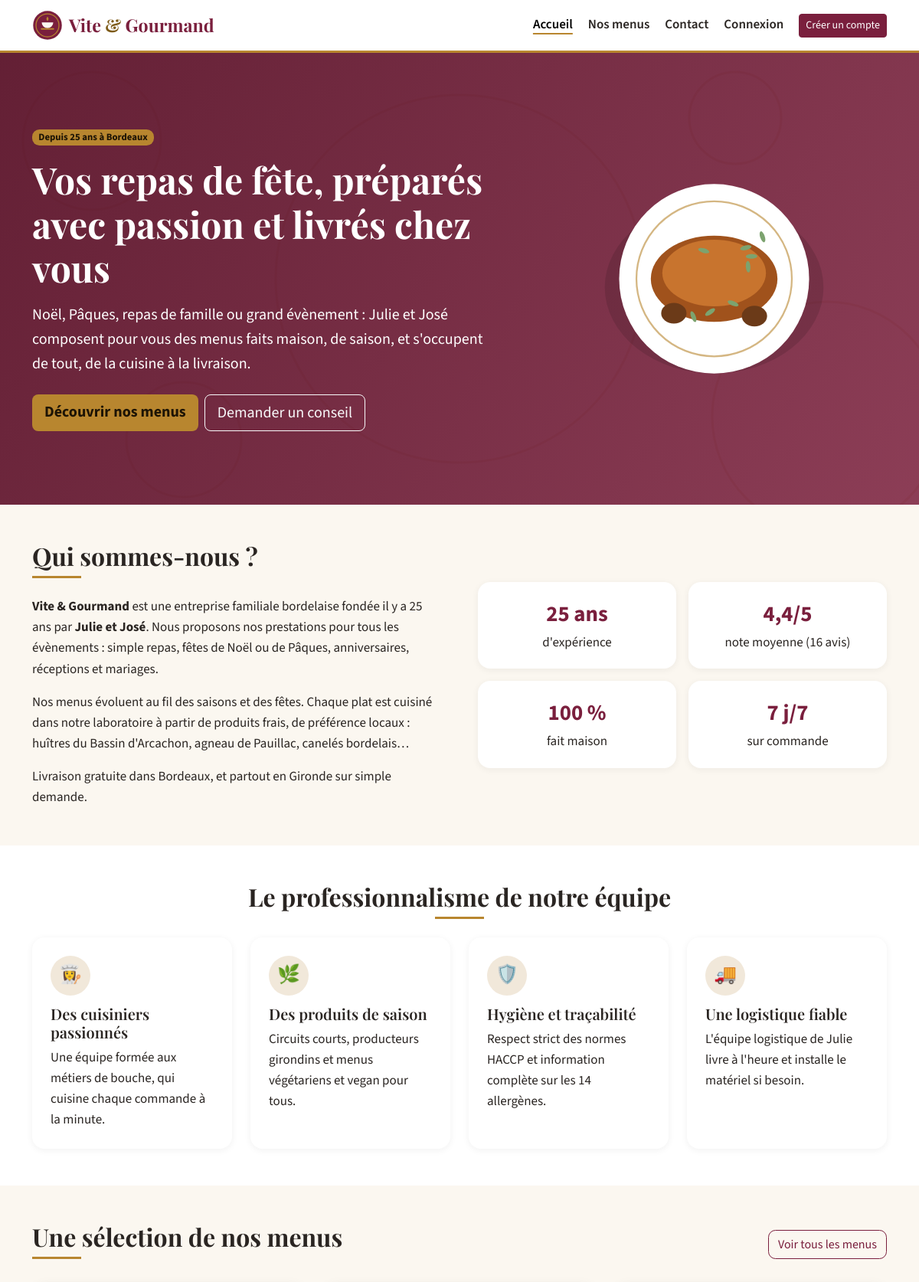
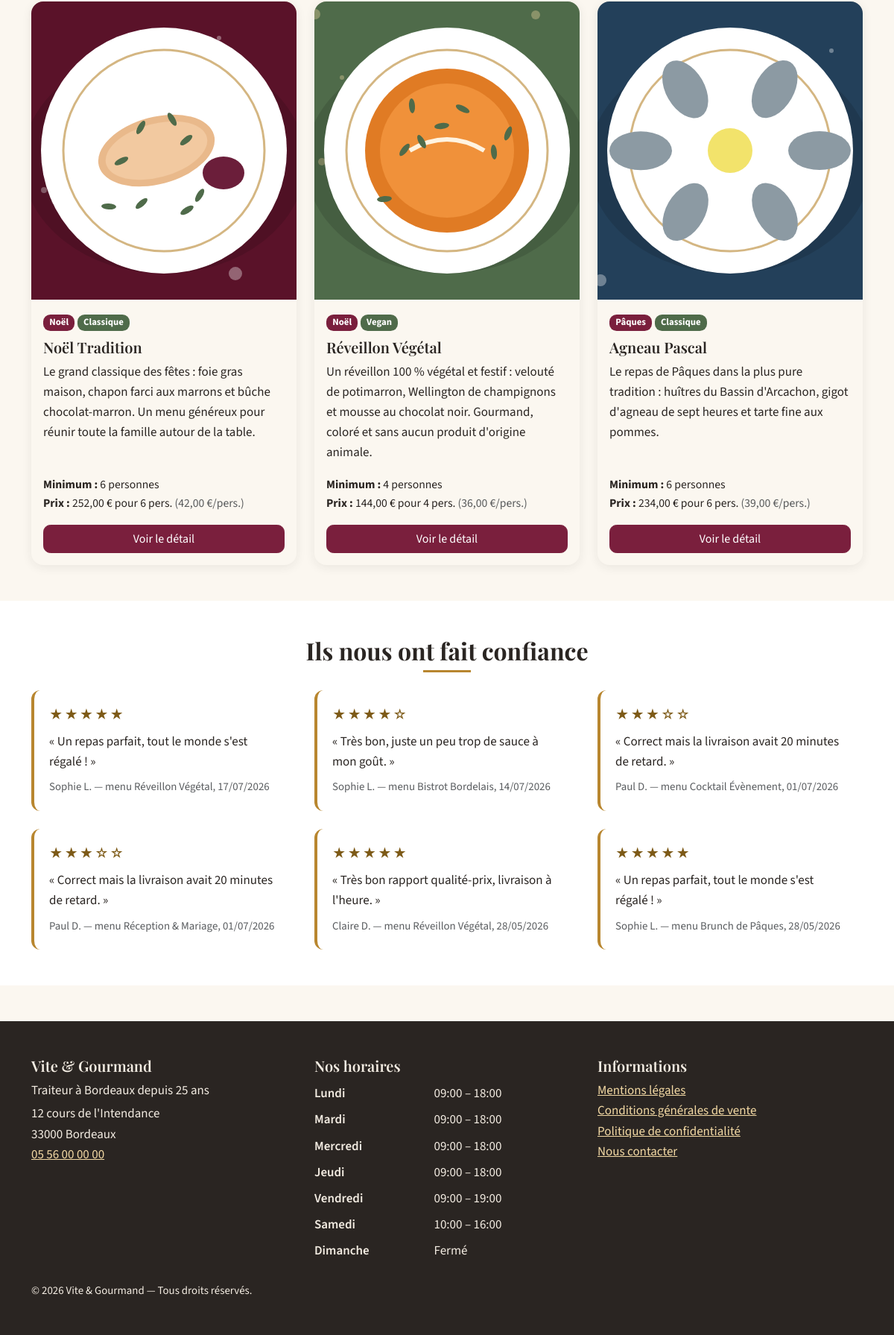
The page / on the database its author committed (2 pictures, top to bottom).
### tables this page shows
CREATE TABLE menu (
    menu_id                  INT AUTO_INCREMENT PRIMARY KEY,
    titre                    VARCHAR(120) NOT NULL,
    description              TEXT NOT NULL,
    nombre_personne_minimum  INT NOT NULL CHECK (nombre_personne_minimum >= 1),
    prix_par_personne        DECIMAL(8,2) NOT NULL CHECK (prix_par_personne >= 0),
    conditions               TEXT NOT NULL,           
    quantite_restante        INT NOT NULL DEFAULT 0 CHECK (quantite_restante >= 0),  
    theme_id                 INT NOT NULL,            
    regime_id                INT NOT NULL,            
    actif                    TINYINT(1) NOT NULL DEFAULT 1,
    CONSTRAINT fk_menu_theme  FOREIGN KEY (theme_id)  REFERENCES theme(theme_id),
    CONSTRAINT fk_menu_regime FOREIGN KEY (regime_id) REFERENCES regime(regime_id)
);

CREATE TABLE theme (
    theme_id INT AUTO_INCREMENT PRIMARY KEY,
    libelle  VARCHAR(50) NOT NULL UNIQUE
);

CREATE TABLE regime (
    regime_id INT AUTO_INCREMENT PRIMARY KEY,
    libelle   VARCHAR(50) NOT NULL UNIQUE
);

CREATE TABLE avis (
    avis_id          INT AUTO_INCREMENT PRIMARY KEY,
    note             TINYINT NOT NULL CHECK (note BETWEEN 1 AND 5),
    description      VARCHAR(1000) NOT NULL,
    statut           VARCHAR(20) NOT NULL DEFAULT 'en_attente',   
    date_avis        DATETIME NOT NULL DEFAULT CURRENT_TIMESTAMP,
    utilisateur_id   INT NULL,
    numero_commande  VARCHAR(50) NOT NULL UNIQUE,                 
    CONSTRAINT fk_avis_utilisateur FOREIGN KEY (utilisateur_id)
        REFERENCES utilisateur(utilisateur_id) ON DELETE SET NULL,
    CONSTRAINT fk_avis_commande FOREIGN KEY (numero_commande)
        REFERENCES commande(numero_commande) ON DELETE CASCADE
);

CREATE TABLE horaire (
    horaire_id       INT AUTO_INCREMENT PRIMARY KEY,
    jour             VARCHAR(20) NOT NULL UNIQUE,
    heure_ouverture  VARCHAR(10) NULL,                
    heure_fermeture  VARCHAR(10) NULL,
    ordre            TINYINT NOT NULL
);

### views/pages/accueil.php (the view)
<section class="hero py-5">
    <div class="container py-lg-5">
        <div class="row align-items-center g-4">
            <div class="col-lg-7">
                <span class="badge badge-annees mb-3">Depuis 25 ans à Bordeaux</span>
                <h1 class="mb-3">Vos repas de fête, préparés avec passion et livrés chez vous</h1>
                <p class="lead mb-4">Noël, Pâques, repas de famille ou grand évènement : Julie et José composent pour vous des menus
                    faits maison, de saison, et s'occupent de tout, de la cuisine à la livraison.</p>
                <div class="d-flex flex-wrap gap-2">
                    <a href="/menus" class="btn btn-gold btn-lg">Découvrir nos menus</a>
                    <a href="/contact" class="btn btn-outline-light btn-lg">Demander un conseil</a>
                </div>
            </div>
            <div class="col-lg-5 d-none d-lg-block">
                <img src="/assets/img/hero-plat.svg" alt="" class="img-fluid" width="520" height="420">
            </div>
        </div>
    </div>
</section>
<section class="container py-5" aria-labelledby="titre-entreprise">
    <div class="row g-5 align-items-center">
        <div class="col-lg-6">
            <h2 id="titre-entreprise" class="section-titre">Qui sommes-nous ?</h2>
            <p><strong>Vite &amp; Gourmand</strong> est une entreprise familiale bordelaise fondée il y a 25 ans par
                <strong>Julie et José</strong>. Nous proposons nos prestations pour tous les évènements : simple repas,
                fêtes de Noël ou de Pâques, anniversaires, réceptions et mariages.</p>
            <p>Nos menus évoluent au fil des saisons et des fêtes. Chaque plat est cuisiné dans notre laboratoire à partir de
                produits frais, de préférence locaux : huîtres du Bassin d'Arcachon, agneau de Pauillac, canelés bordelais…</p>
            <p class="mb-0">Livraison gratuite dans Bordeaux, et partout en Gironde sur simple demande.</p>
        </div>
        <div class="col-lg-6">
            <div class="row g-3 text-center">
                <div class="col-6"><div class="stat-tile"><div class="valeur">25 ans</div><div>d'expérience</div></div></div>
                <div class="col-6"><div class="stat-tile"><div class="valeur"><?= $moyenne['moyenne'] ? e(str_replace('.', ',', (string) $moyenne['moyenne'])) . '/5' : '—' ?></div><div>note moyenne (<?= (int) $moyenne['total'] ?> avis)</div></div></div>
                <div class="col-6"><div class="stat-tile"><div class="valeur">100 %</div><div>fait maison</div></div></div>
                <div class="col-6"><div class="stat-tile"><div class="valeur">7 j/7</div><div>sur commande</div></div></div>
            </div>
        </div>
    </div>
</section>
<section class="py-5 bg-white" aria-labelledby="titre-pro">
    <div class="container">
        <h2 id="titre-pro" class="section-titre text-center">Le professionnalisme de notre équipe</h2>
        <div class="row g-4">
            <div class="col-md-6 col-lg-3">
                <div class="atout"><div class="icone" aria-hidden="true">👩‍🍳</div>
                    <h3 class="h5">Des cuisiniers passionnés</h3>
                    <p class="mb-0">Une équipe formée aux métiers de bouche, qui cuisine chaque commande à la minute.</p></div>
            </div>
            <div class="col-md-6 col-lg-3">
                <div class="atout"><div class="icone" aria-hidden="true">🌿</div>
                    <h3 class="h5">Des produits de saison</h3>
                    <p class="mb-0">Circuits courts, producteurs girondins et menus végétariens et vegan pour tous.</p></div>
            </div>
            <div class="col-md-6 col-lg-3">
                <div class="atout"><div class="icone" aria-hidden="true">🛡️</div>
                    <h3 class="h5">Hygiène et traçabilité</h3>
                    <p class="mb-0">Respect strict des normes HACCP et information complète sur les 14 allergènes.</p></div>
            </div>
            <div class="col-md-6 col-lg-3">
                <div class="atout"><div class="icone" aria-hidden="true">🚚</div>
                    <h3 class="h5">Une logistique fiable</h3>
                    <p class="mb-0">L'équipe logistique de Julie livre à l'heure et installe le matériel si besoin.</p></div>
            </div>
        </div>
    </div>
</section>
<section class="container py-5" aria-labelledby="titre-selection">
    <div class="d-flex justify-content-between align-items-end flex-wrap gap-2 mb-2">
        <h2 id="titre-selection" class="section-titre mb-4">Une sélection de nos menus</h2>
        <a href="/menus" class="btn btn-outline-primary mb-4">Voir tous les menus</a>
    </div>
    <div class="row g-4">
        <?php foreach ($menus as $m): ?>
            <div class="col-md-6 col-lg-4"><?php require ROOT_PATH . '/views/partials/menu-card.php'; ?></div>
        <?php endforeach; ?>
    </div>
</section>
<section class="py-5 bg-white" aria-labelledby="titre-avis">
    <div class="container">
        <h2 id="titre-avis" class="section-titre text-center">Ils nous ont fait confiance</h2>
        <?php if (!$avis): ?>
            <p class="text-center">Aucun avis publié pour le moment.</p>
        <?php else: ?>
            <div class="row g-4">
                <?php foreach ($avis as $a): ?>
                    <div class="col-md-6 col-lg-4">
                        <figure class="avis-card mb-0">
                            <p class="etoiles mb-2" aria-label="Note : <?= (int) $a['note'] ?> sur 5">
                                <?= str_repeat('★', (int) $a['note']) . str_repeat('☆', 5 - (int) $a['note']) ?></p>
                            <blockquote class="mb-2"><p class="mb-0">« <?= e($a['description']) ?> »</p></blockquote>
                            <figcaption class="small text-muted">
                                <?= e(($a['prenom'] ?? 'Client') . ' ' . ($a['initiale'] ? $a['initiale'] . '.' : '')) ?>
                                — menu <?= e($a['menu_titre']) ?>, <?= date_fr($a['date_avis']) ?>
                            </figcaption>
                        </figure>
                    </div>
                <?php endforeach; ?>
            </div>
        <?php endif; ?>
    </div>
</section>

### views/partials/menu-card.php (shortened to what the rows shown need)
<article class="card menu-card h-100">
    <img src="<?= e($m['image'] ?: '/assets/img/menus/defaut.svg') ?>" class="card-img-top" alt="<?= e($m['image_alt'] ?? '') ?>" loading="lazy" width="600" height="400">
    <div class="card-body d-flex flex-column">
        <div class="mb-2">
            <span class="badge badge-theme"><?= e($m['theme']) ?></span>
            <span class="badge badge-regime"><?= e($m['regime']) ?></span>
        </div>
        <h3 class="card-title h5"><?= e($m['titre']) ?></h3>
        <p class="card-text flex-grow-1"><?= e($m['description']) ?></p>
        <ul class="list-unstyled menu-infos">
            <li><strong>Minimum :</strong> <?= (int) $m['nombre_personne_minimum'] ?> personnes</li>
            <li><strong>Prix :</strong> <?= prix($m['prix_minimum']) ?> pour <?= (int) $m['nombre_personne_minimum'] ?> pers.
                <span class="text-muted">(<?= prix($m['prix_par_personne']) ?>/pers.)</span></li>
        </ul>
        <a href="/menus/<?= (int) $m['menu_id'] ?>" class="btn btn-primary mt-auto">
            Voir le détail<span class="visually-hidden"> du menu <?= e($m['titre']) ?></span>
        </a>
    </div>
</article>

### src/Core/Router.php (shortened to what the rows shown need)
<?php
final class Router
{
    private array $routes = [];
    private function add(string $method, string $path, array $handler, array $roles): void
    {
        $pattern = preg_replace('#\{(\w+)\}#', '(?P<$1>[A-Za-z0-9\-]+)', $path);
        $this->routes[] = [$method, '#^' . $pattern . '$#', $handler, $roles];
    }
    public function dispatch(string $method, string $uri): void
    {
        $path = rawurldecode(parse_url($uri, PHP_URL_PATH) ?: '/');
        $path = $path !== '/' ? rtrim($path, '/') : '/';
        foreach ($this->routes as [$m, $regex, $handler, $roles]) {
            if ($m !== $method || !preg_match($regex, $path, $matches)) {
                continue;
            }
            $params = array_filter($matches, 'is_string', ARRAY_FILTER_USE_KEY);
            [$class, $action] = $handler;
            (new $class())->$action(...array_values($params));
            return;
        }
    }
}

### views/layout/main.php (shortened to what the rows shown need)
<?php
$horaires = (new Catalogue())->horaires();
$user = Auth::user();
?>
<!DOCTYPE html>
<html lang="fr">
<head>
    <link href="/assets/vendor/bootstrap.min.css" rel="stylesheet">
    <link href="/assets/css/fonts.css" rel="stylesheet">
    <link href="/assets/css/style.css" rel="stylesheet">
</head>
<body>
<header class="site-header">
    <nav class="navbar navbar-expand-lg" aria-label="Menu principal">
        <div class="container">
            <a class="navbar-brand" href="/">
                <img src="/assets/img/logo.svg" alt="" width="40" height="40">
                <span>Vite <span class="amp">&amp;</span> Gourmand</span>
            </a>
            <div class="collapse navbar-collapse" id="nav-principale">
                <ul class="navbar-nav ms-auto align-items-lg-center gap-lg-1">
                    <li class="nav-item"><a class="nav-link<?= is_current('/') ?>" href="/">Accueil</a></li>
                    <li class="nav-item"><a class="nav-link<?= is_current('/menus') ?>" href="/menus">Nos menus</a></li>
                    <li class="nav-item"><a class="nav-link<?= is_current('/contact') ?>" href="/contact">Contact</a></li>
                    <?php if ($user): ?>
                        <li class="nav-item"><a class="nav-link<?= is_current('/compte') ?>" href="/compte">Mon espace</a></li>
                        <?php if (Auth::is(Auth::EMPLOYE, Auth::ADMIN)): ?>
                            <li class="nav-item"><a class="nav-link<?= is_current('/employe') ?>" href="/employe">Espace employé</a></li>
                        <?php endif; ?>
                        <?php if (Auth::is(Auth::ADMIN)): ?>
                            <li class="nav-item"><a class="nav-link<?= is_current('/admin') ?>" href="/admin">Administration</a></li>
                        <?php endif; ?>
                        <li class="nav-item">
                            <form method="post" action="/deconnexion" class="d-inline">
                                <?= csrf_field() ?>
                                <button type="submit" class="btn btn-outline-primary btn-sm ms-lg-2">Déconnexion</button>
                            </form>
                        </li>
                    <?php else: ?>
                        <li class="nav-item"><a class="nav-link<?= is_current('/connexion') ?>" href="/connexion">Connexion</a></li>
                        <li class="nav-item"><a class="btn btn-primary btn-sm ms-lg-2" href="/inscription">Créer un compte</a></li>
                    <?php endif; ?>
                </ul>
            </div>
        </div>
    </nav>
</header>
<main id="contenu" tabindex="-1">
    <?= $content ?>
</main>
<footer class="site-footer mt-5">
    <div class="container py-5">
        <div class="row g-4">
            <div class="col-md-4">
                <h2 class="h5">Vite &amp; Gourmand</h2>
                <p class="mb-1">Traiteur à Bordeaux depuis 25 ans</p>
                <address class="mb-0">12 cours de l'Intendance<br>33000 Bordeaux<br>
                    <a href="tel:+33556000000">05 56 00 00 00</a></address>
            </div>
            <div class="col-md-4">
                <h2 class="h5">Nos horaires</h2>
                <table class="table table-sm table-borderless horaires mb-0">
                    <tbody>
                    <?php foreach ($horaires as $h): ?>
                        <tr>
                            <th scope="row"><?= e($h['jour']) ?></th>
                            <td><?= $h['heure_ouverture'] ? e($h['heure_ouverture'] . ' – ' . $h['heure_fermeture']) : 'Fermé' ?></td>
                        </tr>
                    <?php endforeach; ?>
                    </tbody>
                </table>
            </div>
            <div class="col-md-4">
                <h2 class="h5">Informations</h2>
                <ul class="list-unstyled">
                    <li><a href="/mentions-legales">Mentions légales</a></li>
                    <li><a href="/cgv">Conditions générales de vente</a></li>
                    <li><a href="/confidentialite">Politique de confidentialité</a></li>
                    <li><a href="/contact">Nous contacter</a></li>
                </ul>
            </div>
        </div>
        <p class="small mt-4 mb-0">&copy; <?= date('Y') ?> Vite &amp; Gourmand — Tous droits réservés.</p>
    </div>
</footer>
</body>
</html>

### rows shown on the page
menu: shows a picture, theme.libelle "Noël", regime.libelle "Classique", titre "Noël Tradition", description "Le grand classique des fêtes : foie gras maison, chapon farci aux marrons et bûche chocolat-marron. Un menu généreux pour réunir toute la famille autour de la table.", nombre_personne_minimum "6", prix_minimum "252,00 €", prix_par_personne "42,00 €"
menu: shows a picture, theme.libelle "Noël", regime.libelle "Vegan", titre "Réveillon Végétal", description "Un réveillon 100 % végétal et festif : velouté de potimarron, Wellington de champignons et mousse au chocolat noir. Gourmand, coloré et sans aucun produit d'origine animale.", nombre_personne_minimum "4", prix_minimum "144,00 €", prix_par_personne "36,00 €"
menu: shows a picture, theme.libelle "Pâques", regime.libelle "Classique", titre "Agneau Pascal", description "Le repas de Pâques dans la plus pure tradition : huîtres du Bassin d'Arcachon, gigot d'agneau de sept heures et tarte fine aux pommes.", nombre_personne_minimum "6", prix_minimum "234,00 €", prix_par_personne "39,00 €"
avis: note "★★★★★", description "Un repas parfait, tout le monde s'est régalé !", initiale "Sophie L.", menu.titre "Réveillon Végétal", date_avis "17/07/2026"
avis: note "★★★★", note "☆", description "Très bon, juste un peu trop de sauce à mon goût.", initiale "Sophie L.", menu.titre "Bistrot Bordelais", date_avis "14/07/2026"
avis: note "★★★", note "☆☆", description "Correct mais la livraison avait 20 minutes de retard.", initiale "Paul D.", menu.titre "Cocktail Évènement", date_avis "01/07/2026"
avis: note "★★★", note "☆☆", description "Correct mais la livraison avait 20 minutes de retard.", initiale "Paul D.", menu.titre "Réception & Mariage", date_avis "01/07/2026"
avis: note "★★★★★", description "Très bon rapport qualité-prix, livraison à l'heure.", initiale "Claire D.", menu.titre "Réveillon Végétal", date_avis "28/05/2026"
avis: note "★★★★★", description "Un repas parfait, tout le monde s'est régalé !", initiale "Sophie L.", menu.titre "Brunch de Pâques", date_avis "28/05/2026"
horaire: jour "Lundi", heure_ouverture+heure_fermeture "09:00 – 18:00"
horaire: jour "Mardi", heure_ouverture+heure_fermeture "09:00 – 18:00"
horaire: jour "Mercredi", heure_ouverture+heure_fermeture "09:00 – 18:00"
horaire: jour "Jeudi", heure_ouverture+heure_fermeture "09:00 – 18:00"
horaire: jour "Vendredi", heure_ouverture+heure_fermeture "09:00 – 19:00"
horaire: jour "Samedi", heure_ouverture+heure_fermeture "10:00 – 16:00"
horaire: jour "Dimanche", shows "Fermé"

### other values the page prints
str_replace('.', ',', (string) $moyenne['moyenne']) "4,4"
$moyenne['total'] "16"
